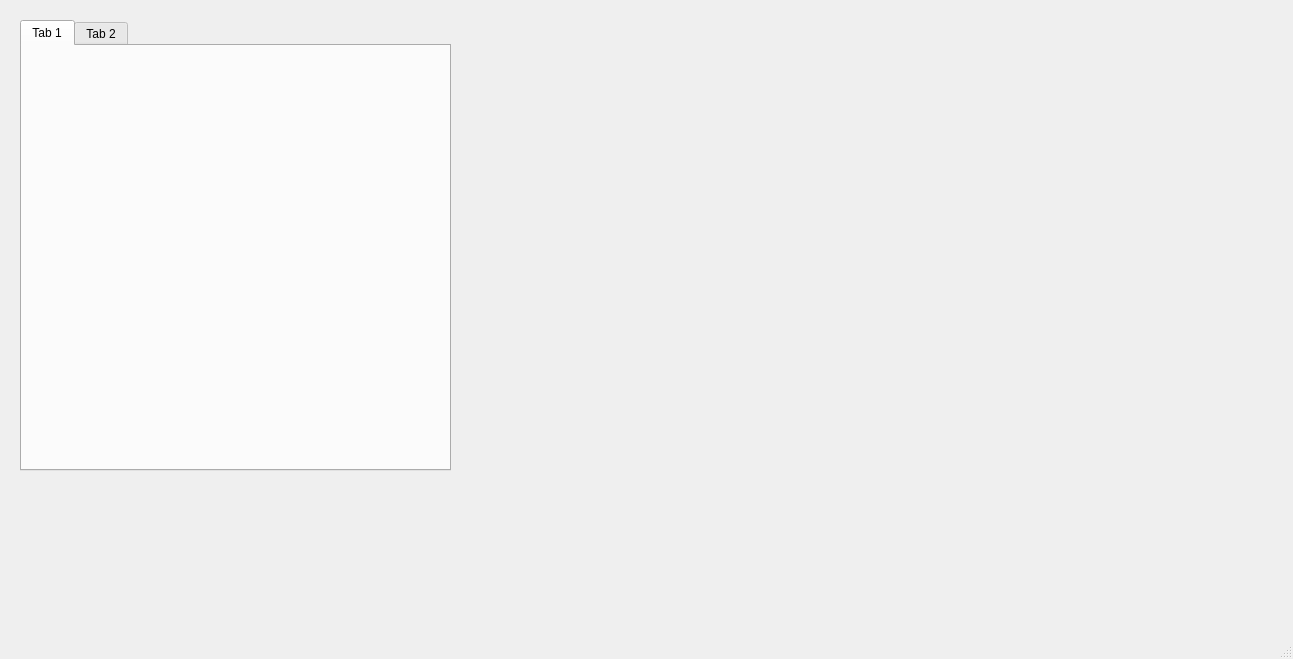
<?xml version="1.0" encoding="UTF-8"?>
<ui version="4.0">
 <class>MainWindow</class>
 <widget class="QMainWindow" name="MainWindow">
  <property name="geometry">
   <rect>
    <x>0</x>
    <y>0</y>
    <width>1293</width>
    <height>659</height>
   </rect>
  </property>
  <property name="windowTitle">
   <string>MainWindow</string>
  </property>
  <widget class="QWidget" name="centralwidget">
   <widget class="QTabWidget" name="tabWidget">
    <property name="geometry">
     <rect>
      <x>20</x>
      <y>20</y>
      <width>431</width>
      <height>451</height>
     </rect>
    </property>
    <widget class="QWidget" name="tab">
     <attribute name="title">
      <string>Tab 1</string>
     </attribute>
     <layout class="QGridLayout" name="gridLayout">
      <item row="0" column="0">
       <widget class="QWidget" name="SerialportWidget" native="true"/>
      </item>
     </layout>
    </widget>
    <widget class="QWidget" name="tab_2">
     <attribute name="title">
      <string>Tab 2</string>
     </attribute>
    </widget>
   </widget>
  </widget>
  <widget class="QMenuBar" name="menubar">
   <property name="geometry">
    <rect>
     <x>0</x>
     <y>0</y>
     <width>1293</width>
     <height>26</height>
    </rect>
   </property>
  </widget>
  <widget class="QStatusBar" name="statusbar"/>
 </widget>
 <resources/>
 <connections/>
</ui>
